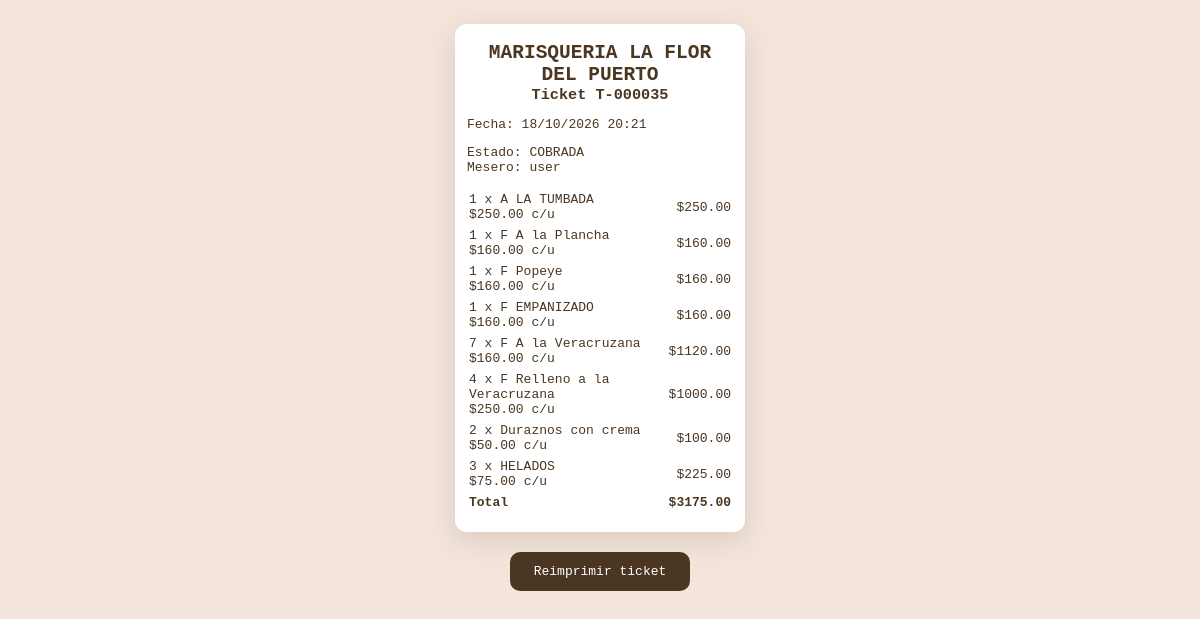
The page /auditoria/ticket/35 (signed in) on the database its author committed.
### models.py (models this page shows)
class Pedidos(db.Model):
    id = db.Column(db.Integer, primary_key=True)
    folio = db.Column(db.String(20), unique=True, nullable=True)
    solicitud_id = db.Column(db.String(64), unique=True, nullable=True)
    estado = db.Column(db.String(20), default='ABIERTA')  # ABIERTA, ENVIADA_A_CAJA, COBRADA, CANCELADA
    state = db.Column(db.String(20), default='pendiente')  # Mantener por compatibilidad
    fecha = db.Column(db.DateTime, default=datetime.now)
    fecha_cobro = db.Column(db.DateTime, nullable=True)
    products = db.Column(db.JSON)
    total = db.Column(db.Float)
    usuario_id = db.Column(db.String(80), db.ForeignKey('users.username'), nullable=False)
    cajero_id = db.Column(db.String(80), db.ForeignKey('users.username'), nullable=True)

### app.py (the view)
        def wrapped(*args, **kwargs):
            if 'username' not in session:
                return redirect(url_for('login'))
            if session.get('tipo_usuario') not in allowed_roles:
                abort(403)
            return f(*args, **kwargs)

### app.py (called while the page is built)
def usuario_actual():
    usuario = Users.query.filter_by(username=session.get('username'), activo=True).populate_existing().first()
    if not usuario or session.get('version_sesion', 0) != usuario.version_sesion:
        return None
    return usuario

@app.after_request
def cabeceras_seguridad(respuesta):
    respuesta.headers['X-Content-Type-Options'] = 'nosniff'
    respuesta.headers['X-Frame-Options'] = 'DENY'
    respuesta.headers['Referrer-Policy'] = 'same-origin'
    if request.endpoint != 'static':
        respuesta.headers['Cache-Control'] = 'no-store'
    return respuesta

def role_required(*allowed_roles):
    def decorator(f):
        def wrapped(*args, **kwargs):
            if 'username' not in session:
                return redirect(url_for('login'))
            if session.get('tipo_usuario') not in allowed_roles:
                abort(403)
            return f(*args, **kwargs)
        wrapped.__name__ = f.__name__
        wrapped.allowed_roles = allowed_roles
        return wrapped
    return decorator

@app.route('/auditoria/ticket/<int:pedido_id>')
@role_required('admin')
def ticket_auditoria(pedido_id):
    pedido = Pedidos.query.get_or_404(pedido_id)
    return render_template('ticket.html', pedido=pedido, vista_auditoria=True)

### templates/ticket.html (shortened to what this page needs)
<!DOCTYPE html>
<html>
<head>
</head>
<body>
    <div class="ticket-contenido">
    <h2>MARISQUERIA LA FLOR DEL PUERTO</h2>
    <h3>Ticket {{ pedido.folio or pedido.id }}</h3>
    <p>Fecha: {{ pedido.fecha.strftime('%d/%m/%Y %H:%M') }}</p>
    {% if vista_auditoria %}
    <p>Estado: {{ pedido.estado }}<br>Mesero: {{ pedido.usuario_id }}</p>
    {% endif %}
    <table>
        {% for producto in pedido.products or [] %}
        <tr>
            <td>{{ producto.cantidad }} x {{ producto.nombre }}<br>${{ '%.2f'|format(producto.precio) }} c/u</td>
            <td style="text-align:right;">${{ '%.2f'|format(producto.precio * producto.cantidad) }}</td>
        </tr>
        {% endfor %}
        <tr class="total">
            <td>Total</td>
            <td style="text-align:right;">${{ '%.2f'|format(pedido.total) }}</td>
        </tr>
    </table>
    </div>
    {% if vista_auditoria %}
    <div class="ticket-acciones">
        <button type="button" onclick="window.print()">Reimprimir ticket</button>
    </div>
    {% else %}
    <script>
        window.print(); // Imprime automáticamente al abrir
    </script>
    {% endif %}
</body>
</html>

### rows shown on the page
Pedidos: folio "T-000035", fecha "18/10/2026 20:21", estado "COBRADA", usuario_id "user", total "3175.00"

### other values the page prints
{{ producto.cantidad }} "1" "1" "1" "1" "7" "4" "2" "3"
{{ producto.nombre }} "A LA TUMBADA" "F A la Plancha" "F Popeye" "F EMPANIZADO" "F A la Veracruzana" "F Relleno a la Veracruzana" "Duraznos con crema" "HELADOS"
{{ '%.2f'|format(producto.precio) }} "250.00" "160.00" "160.00" "160.00" "160.00" "250.00" "50.00" "75.00"
{{ '%.2f'|format(producto.precio * producto.cantidad) }} "250.00" "160.00" "160.00" "160.00" "1120.00" "1000.00" "100.00" "225.00"
